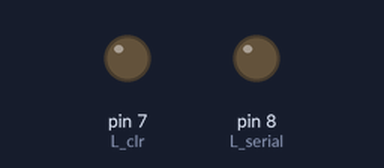
A sketch run on a simulated Arduino Uno, built with avr-gcc and run on an emulated ATmega328P. On the bench: output pins drawn as LEDs (lit = HIGH). Pins used as bus, display or sensor lines are not drawn.

Above: at 1.0 s.
At 15.2 s:
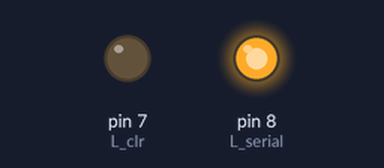
Timing chart, 0 to 15.6 s (numbered marks = the images above):
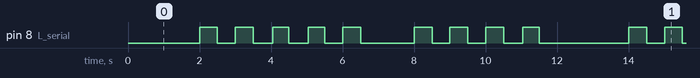

Measured:
- by itself, pin 8 (L_serial): repeats every 12.0 s: LOW 0.50 s, HIGH 0.50 s, 2 × (LOW 0.54 s, HIGH 0.46 s), LOW 0.50 s, HIGH 0.50 s, LOW 1.5 s, 2 × (HIGH 0.50 s, LOW 0.50 s), HIGH 0.50 s, LOW 0.54 s, HIGH 0.46 s, LOW 2.5 s, HIGH 0.50 s
- by itself, everything shown: repeats every 12.0 s, in 18 steps

The sketch:

led_7segment_v2_reduced_wire.ino
```cpp
/*
CONNECTOR:

0  :GND          -/GND
0  :Vcc          3.3V
0  :CLK          pin6/L_clk
0  :CLR(!)       pin7/L_clr
0  :B(SIGNAL)    pin8/L_signal
0  :A(SIGNAL)    3.3V
0  :NC
0  :NC
0  :NC
x  :(NO CABLE)


*/

int L_clk=6;
int L_serial=8;
int L_clr=7;

int delay_whait=500;
int delay_clk=5;
int delay_serial=5;
void setup() {
  pinMode(L_clk, OUTPUT);
  pinMode(L_serial, OUTPUT);
  pinMode(L_clr, OUTPUT);
led_7_segment_clear();
}


void loop() {
for (int i=0;i<=11;i++){
  led_print(i);
delay(delay_whait);
led_7_segment_clear();
delay(delay_whait);
}
}

void led_7_segment_clear(){
/*
digitalWrite(L_clr, HIGH);
delay(1);
digitalWrite(L_clr, LOW);
delay(1);
digitalWrite(L_clr, HIGH);
delay(1);
*/
for (int i=0;i<=9;i++){
led_7_segment_cycle_L();
}
}

void led_7_segment_cycle(){
digitalWrite(L_clk, LOW);
  delayMicroseconds(delay_clk);
  digitalWrite(L_clk, HIGH);
  delayMicroseconds(delay_clk);
}

void led_7_segment_cycle_H(){
  digitalWrite(L_serial, HIGH);
  delayMicroseconds(delay_serial);
  led_7_segment_cycle();
}

void led_7_segment_cycle_L(){
  digitalWrite(L_serial, LOW);
  delayMicroseconds(delay_serial);
  led_7_segment_cycle();
}

void led_7_segment_n0(){
  led_7_segment_cycle_H();
  led_7_segment_cycle_H();
  led_7_segment_cycle_H();
  led_7_segment_cycle_H();
  led_7_segment_cycle_H();
  led_7_segment_cycle_H();
  led_7_segment_cycle_L();
}

void led_7_segment_n1(){
  led_7_segment_cycle_L();
  led_7_segment_cycle_H();
  led_7_segment_cycle_L();
  led_7_segment_cycle_H();
  led_7_segment_cycle_L();
  led_7_segment_cycle_L();
  led_7_segment_cycle_L();
}

void led_7_segment_n2(){
  led_7_segment_cycle_L();
  led_7_segment_cycle_H();
  led_7_segment_cycle_H();
  led_7_segment_cycle_L();
  led_7_segment_cycle_H();
  led_7_segment_cycle_H();
  led_7_segment_cycle_H();
}

void led_7_segment_n3(){
  led_7_segment_cycle_L();
  led_7_segment_cycle_H();
  led_7_segment_cycle_H();
  led_7_segment_cycle_H();
  led_7_segment_cycle_L();
  led_7_segment_cycle_H();
  led_7_segment_cycle_H();
}

void led_7_segment_n4(){
  led_7_segment_cycle_H();
  led_7_segment_cycle_H();
  led_7_segment_cycle_L();
  led_7_segment_cycle_H();
  led_7_segment_cycle_L();
  led_7_segment_cycle_L();
  led_7_segment_cycle_H();
}

void led_7_segment_n5(){
  led_7_segment_cycle_H();
  led_7_segment_cycle_L();
  led_7_segment_cycle_H();
  led_7_segment_cycle_H();
  led_7_segment_cycle_L();
  led_7_segment_cycle_H();
  led_7_segment_cycle_H();
}

void led_7_segment_n6(){
  led_7_segment_cycle_H();
  led_7_segment_cycle_L();
  led_7_segment_cycle_H();
  led_7_segment_cycle_H();
  led_7_segment_cycle_H();
  led_7_segment_cycle_H();
  led_7_segment_cycle_H();
}

void led_7_segment_n7(){
  led_7_segment_cycle_L();
  led_7_segment_cycle_H();
  led_7_segment_cycle_H();
  led_7_segment_cycle_H();
  led_7_segment_cycle_L();
  led_7_segment_cycle_L();
  led_7_segment_cycle_L();
}

void led_7_segment_n8(){
  led_7_segment_cycle_H();
  led_7_segment_cycle_H();
  led_7_segment_cycle_H();
  led_7_segment_cycle_H();
  led_7_segment_cycle_H();
  led_7_segment_cycle_H();
  led_7_segment_cycle_H();
}

void led_7_segment_n9(){
  led_7_segment_cycle_H();
  led_7_segment_cycle_H();
  led_7_segment_cycle_H();
  led_7_segment_cycle_H();
  led_7_segment_cycle_L();
  led_7_segment_cycle_H();
  led_7_segment_cycle_H();
}

void led_7_segment_n10(){
  led_7_segment_cycle_L();
  led_7_segment_cycle_L();
  led_7_segment_cycle_H();
  led_7_segment_cycle_L();
  led_7_segment_cycle_L();
  led_7_segment_cycle_H();
  led_7_segment_cycle_H();
}

void led_7_segment_nE(){
  led_7_segment_cycle_H();
  led_7_segment_cycle_L();
  led_7_segment_cycle_H();
  led_7_segment_cycle_L();
  led_7_segment_cycle_H();
  led_7_segment_cycle_H();
  led_7_segment_cycle_H();
}

void led_print(int x){
  switch (x){
  case 0:led_7_segment_n0();
  break;
  case 1:led_7_segment_n1();
  break;
  case 2:led_7_segment_n2();
  break;
  case 3:led_7_segment_n3();
  break;
  case 4:led_7_segment_n4();
  break;
  case 5:led_7_segment_n5();
  break;
  case 6:led_7_segment_n6();
  break;
  case 7:led_7_segment_n7();
  break;
  case 8:led_7_segment_n8();
  break;
  case 9:led_7_segment_n9();
  break;
  case 10:led_7_segment_n10();
  break;
  default:led_7_segment_nE();
  }
}
```
